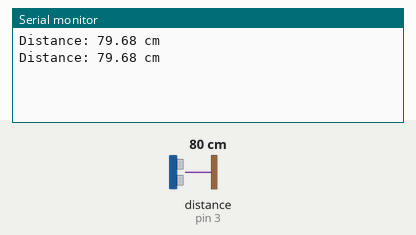
Bench run of a sketch on a simulated Arduino Uno, built with avr-gcc and run on an emulated ATmega328P. On the bench: the last lines printed to the serial monitor. Wiring (inferred from the names in the program): ultrasonic range finder: trigger pin 2; echo pin 3. Inputs (shaded band) come from the test bench; at power-on: distance to the obstacle (sensor on pin 3) 80 cm. The echo pulse lasts 58.3 µs per cm.

Above: at 1.8 s.
1.9 s: distance to the obstacle (sensor on pin 3) set to 2 cm
At 2.8 s:
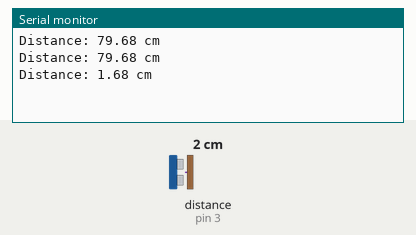
3.4 s: distance to the obstacle (sensor on pin 3) set to 4 cm
At 4.8 s:
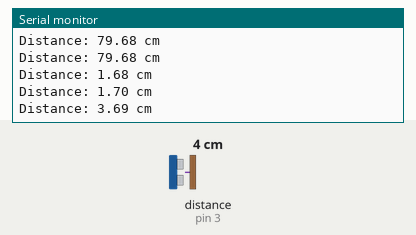
Timing chart, 0 to 6.4 s (numbered marks = the images above; inputs shaded):
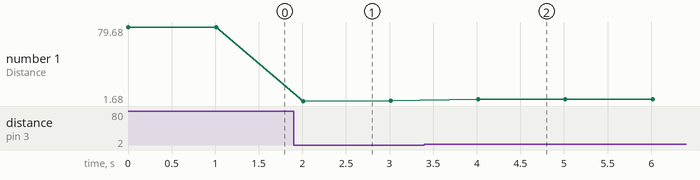

The sketch:

UltraSonic_Teensy.ino
```cpp
// Ultrasonic sensor pins
const int trigPin = 2;
const int echoPin = 3;

// Sound speed in cm/ms
const float soundSpeed = 0.0343 / 2;

void setup() {
  Serial.begin(9600);
  pinMode(trigPin, OUTPUT);
  pinMode(echoPin, INPUT);
}

void loop() {
  // Trigger pulse
  digitalWrite(trigPin, LOW);
  delayMicroseconds(2);
  digitalWrite(trigPin, HIGH);
  delayMicroseconds(10);
  digitalWrite(trigPin, LOW);

  // Measure the duration of echo pulse
  float duration = pulseIn(echoPin, HIGH);

  // Calculate distance in centimeters
  float distance = duration * soundSpeed;

  // Print the distance to serial monitor
  Serial.print("Distance: ");
  Serial.print(distance);
  Serial.println(" cm");

  // Wait for a moment before the next measurement
  delay(1000);
}
```

Measured:
- after the input at 1.9 s, the serial monitor: prints a new line after 0.11 s (image 1)
- after the input at 3.4 s, the serial monitor: prints a new line after 0.61 s (image 2)
- plotted number 1: 79.68 → 1.7 after the input at 1.9 s, 1.7 → 3.69 after the input at 3.4 s
